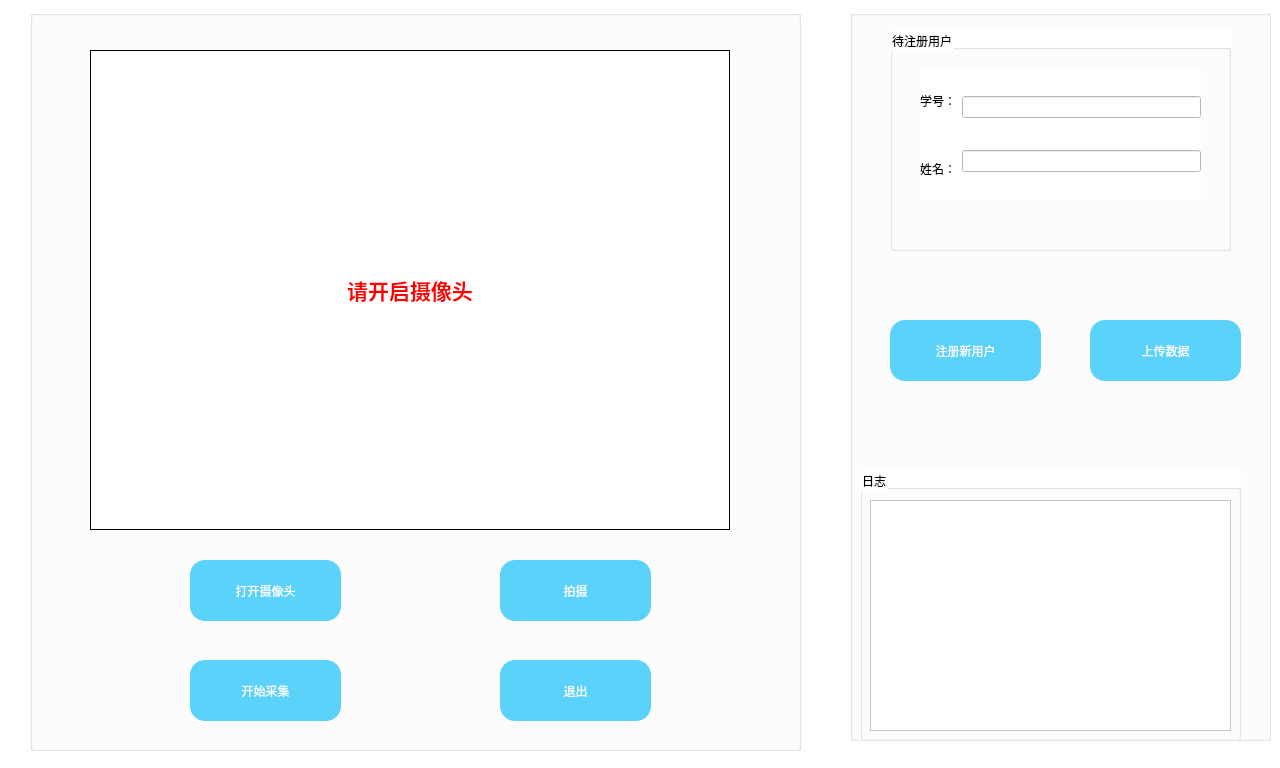
<?xml version="1.0" encoding="UTF-8"?>
<ui version="4.0">
 <class>dataRecordUI</class>
 <widget class="QWidget" name="dataRecordUI">
  <property name="geometry">
   <rect>
    <x>0</x>
    <y>0</y>
    <width>1280</width>
    <height>768</height>
   </rect>
  </property>
  <property name="windowTitle">
   <string>添加用户</string>
  </property>
  <property name="styleSheet">
   <string notr="true">background-color: rgb(255, 255, 255);
font: 9pt &quot;Microsoft YaHei UI&quot;;</string>
  </property>
  <widget class="QGroupBox" name="faceRecordGroupBox">
   <property name="geometry">
    <rect>
     <x>30</x>
     <y>10</y>
     <width>771</width>
     <height>741</height>
    </rect>
   </property>
   <property name="title">
    <string/>
   </property>
   <property name="alignment">
    <set>Qt::AlignCenter</set>
   </property>
   <property name="flat">
    <bool>false</bool>
   </property>
   <widget class="QLabel" name="faceDetectCaptureLabel">
    <property name="geometry">
     <rect>
      <x>60</x>
      <y>40</y>
      <width>640</width>
      <height>480</height>
     </rect>
    </property>
    <property name="styleSheet">
     <string notr="true">font: 12pt &quot;Microsoft YaHei UI&quot;;</string>
    </property>
    <property name="frameShape">
     <enum>QFrame::Box</enum>
    </property>
    <property name="text">
     <string>&lt;html&gt;&lt;head/&gt;&lt;body&gt;&lt;p&gt;&lt;span style=&quot; font-size:16pt; font-weight:600; color:#ff0000;&quot;&gt;请开启摄像头&lt;/span&gt;&lt;/p&gt;&lt;/body&gt;&lt;/html&gt;</string>
    </property>
    <property name="alignment">
     <set>Qt::AlignCenter</set>
    </property>
   </widget>
   <widget class="QPushButton" name="enableFaceRecordButton">
    <property name="enabled">
     <bool>false</bool>
    </property>
    <property name="geometry">
     <rect>
      <x>470</x>
      <y>550</y>
      <width>151</width>
      <height>61</height>
     </rect>
    </property>
    <property name="font">
     <font>
      <family>Microsoft YaHei UI</family>
      <pointsize>9</pointsize>
      <weight>50</weight>
      <italic>false</italic>
      <bold>false</bold>
     </font>
    </property>
    <property name="styleSheet">
     <string notr="true">border-radius: 15px;
selection-color: rgb(85, 255, 0);
background-color: rgb(90, 210, 250);
color: #fefefe;
font: &quot;Microsoft YaHei UI&quot;;


</string>
    </property>
    <property name="text">
     <string>拍摄</string>
    </property>
   </widget>
   <widget class="QPushButton" name="startWebcamButton">
    <property name="geometry">
     <rect>
      <x>160</x>
      <y>550</y>
      <width>151</width>
      <height>61</height>
     </rect>
    </property>
    <property name="font">
     <font>
      <family>Microsoft YaHei UI</family>
      <pointsize>9</pointsize>
      <weight>50</weight>
      <italic>false</italic>
      <bold>false</bold>
     </font>
    </property>
    <property name="styleSheet">
     <string notr="true">border-radius: 15px;
background-color: rgb(90, 210, 250);
color: #fefefe;
font: &quot;Microsoft YaHei UI&quot;;


</string>
    </property>
    <property name="text">
     <string>打开摄像头</string>
    </property>
   </widget>
   <widget class="QPushButton" name="startFaceRecordButton">
    <property name="enabled">
     <bool>true</bool>
    </property>
    <property name="geometry">
     <rect>
      <x>160</x>
      <y>650</y>
      <width>151</width>
      <height>61</height>
     </rect>
    </property>
    <property name="font">
     <font>
      <family>Microsoft YaHei UI</family>
      <pointsize>9</pointsize>
      <weight>50</weight>
      <italic>false</italic>
      <bold>false</bold>
     </font>
    </property>
    <property name="styleSheet">
     <string notr="true">border-radius: 15px;
background-color: rgb(90, 210, 250);
color: #fefefe;
font: &quot;Microsoft YaHei UI&quot;;



</string>
    </property>
    <property name="text">
     <string>开始采集</string>
    </property>
   </widget>
   <widget class="QPushButton" name="exitButton">
    <property name="geometry">
     <rect>
      <x>470</x>
      <y>650</y>
      <width>151</width>
      <height>61</height>
     </rect>
    </property>
    <property name="font">
     <font>
      <family>Microsoft YaHei UI</family>
      <pointsize>9</pointsize>
      <weight>50</weight>
      <italic>false</italic>
      <bold>false</bold>
     </font>
    </property>
    <property name="styleSheet">
     <string notr="true">border-radius: 15px;
background-color: rgb(90, 210, 250);
color: #fefefe;
font: &quot;Microsoft YaHei UI&quot;;
</string>
    </property>
    <property name="text">
     <string>退出</string>
    </property>
   </widget>
  </widget>
  <widget class="QGroupBox" name="dataGroupBox">
   <property name="geometry">
    <rect>
     <x>850</x>
     <y>10</y>
     <width>421</width>
     <height>731</height>
    </rect>
   </property>
   <property name="styleSheet">
    <string notr="true">font: &quot;Microsoft YaHei UI&quot;;</string>
   </property>
   <property name="title">
    <string/>
   </property>
   <property name="alignment">
    <set>Qt::AlignCenter</set>
   </property>
   <widget class="QGroupBox" name="logGroupBox">
    <property name="geometry">
     <rect>
      <x>10</x>
      <y>460</y>
      <width>381</width>
      <height>271</height>
     </rect>
    </property>
    <property name="title">
     <string>日志</string>
    </property>
    <widget class="QTextEdit" name="logTextEdit">
     <property name="geometry">
      <rect>
       <x>10</x>
       <y>30</y>
       <width>361</width>
       <height>231</height>
      </rect>
     </property>
    </widget>
   </widget>
   <widget class="QGroupBox" name="infoConfirmGroupBox">
    <property name="geometry">
     <rect>
      <x>40</x>
      <y>20</y>
      <width>341</width>
      <height>221</height>
     </rect>
    </property>
    <property name="title">
     <string>待注册用户</string>
    </property>
    <widget class="QWidget" name="layoutWidget_3">
     <property name="geometry">
      <rect>
       <x>30</x>
       <y>40</y>
       <width>281</width>
       <height>129</height>
      </rect>
     </property>
     <layout class="QHBoxLayout" name="infoConfirmHorizontalLayout">
      <item>
       <layout class="QVBoxLayout" name="keyVerticalLayout">
        <item>
         <widget class="QLabel" name="stuIDLabel">
          <property name="styleSheet">
           <string notr="true">font: &quot;Microsoft YaHei UI&quot;;</string>
          </property>
          <property name="frameShape">
           <enum>QFrame::NoFrame</enum>
          </property>
          <property name="text">
           <string>学号：</string>
          </property>
          <property name="alignment">
           <set>Qt::AlignRight|Qt::AlignTrailing|Qt::AlignVCenter</set>
          </property>
         </widget>
        </item>
        <item>
         <widget class="QLabel" name="cnNameLabel">
          <property name="styleSheet">
           <string notr="true">font: &quot;Microsoft YaHei UI&quot;;
</string>
          </property>
          <property name="frameShape">
           <enum>QFrame::NoFrame</enum>
          </property>
          <property name="text">
           <string>姓名：</string>
          </property>
          <property name="alignment">
           <set>Qt::AlignRight|Qt::AlignTrailing|Qt::AlignVCenter</set>
          </property>
         </widget>
        </item>
       </layout>
      </item>
      <item>
       <layout class="QVBoxLayout" name="valueVerticalLayout">
        <item>
         <widget class="QLineEdit" name="stuIDLineEdit">
          <property name="focusPolicy">
           <enum>Qt::StrongFocus</enum>
          </property>
          <property name="readOnly">
           <bool>true</bool>
          </property>
         </widget>
        </item>
        <item>
         <widget class="QLineEdit" name="cnNameLineEdit">
          <property name="focusPolicy">
           <enum>Qt::StrongFocus</enum>
          </property>
          <property name="readOnly">
           <bool>true</bool>
          </property>
         </widget>
        </item>
       </layout>
      </item>
     </layout>
    </widget>
   </widget>
   <widget class="QPushButton" name="addOrUpdateUserInfoButton">
    <property name="enabled">
     <bool>false</bool>
    </property>
    <property name="geometry">
     <rect>
      <x>40</x>
      <y>310</y>
      <width>151</width>
      <height>61</height>
     </rect>
    </property>
    <property name="styleSheet">
     <string notr="true">border-radius: 15px;
background-color: rgb(90, 210, 250);
color: #fefefe;
font: &quot;Microsoft YaHei UI&quot;;


</string>
    </property>
    <property name="text">
     <string>注册新用户</string>
    </property>
    <property name="autoDefault">
     <bool>false</bool>
    </property>
   </widget>
   <widget class="QPushButton" name="migrateToDbButton">
    <property name="enabled">
     <bool>false</bool>
    </property>
    <property name="geometry">
     <rect>
      <x>240</x>
      <y>310</y>
      <width>151</width>
      <height>61</height>
     </rect>
    </property>
    <property name="styleSheet">
     <string notr="true">border-radius: 15px;
background-color: rgb(90, 210, 250);
color: #fefefe;
font: &quot;Microsoft YaHei UI&quot;;


</string>
    </property>
    <property name="text">
     <string>上传数据</string>
    </property>
    <property name="autoDefault">
     <bool>false</bool>
    </property>
   </widget>
  </widget>
 </widget>
 <resources/>
 <connections/>
</ui>
